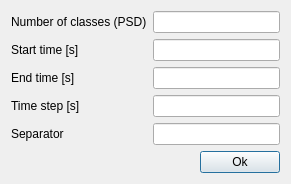
<?xml version="1.0" encoding="UTF-8"?>
<ui version="4.0">
 <class>exportOptionsTab</class>
 <widget class="QDialog" name="exportOptionsTab">
  <property name="geometry">
   <rect>
    <x>0</x>
    <y>0</y>
    <width>291</width>
    <height>180</height>
   </rect>
  </property>
  <property name="windowTitle">
   <string>Export options</string>
  </property>
  <property name="windowIcon">
   <iconset resource="../../MusenGUI/MusenGUI/musengui.qrc">
    <normaloff>:/MusenGUI/Resources/MUSEN_Ico.png</normaloff>:/MusenGUI/Resources/MUSEN_Ico.png</iconset>
  </property>
  <layout class="QVBoxLayout" name="verticalLayout">
   <item>
    <layout class="QGridLayout" name="mainLayout">
     <item row="1" column="0">
      <widget class="QLabel" name="label">
       <property name="text">
        <string>Start time [s]</string>
       </property>
      </widget>
     </item>
     <item row="3" column="0">
      <widget class="QLabel" name="label_3">
       <property name="text">
        <string>Time step [s]</string>
       </property>
      </widget>
     </item>
     <item row="4" column="0">
      <widget class="QLabel" name="label_4">
       <property name="text">
        <string>Separator</string>
       </property>
      </widget>
     </item>
     <item row="3" column="1">
      <widget class="QLineEdit" name="timeStep">
       <property name="toolTip">
        <string>Exporting time step</string>
       </property>
      </widget>
     </item>
     <item row="1" column="1">
      <widget class="QLineEdit" name="startTime">
       <property name="toolTip">
        <string>Start time point for data export</string>
       </property>
      </widget>
     </item>
     <item row="2" column="0">
      <widget class="QLabel" name="label_2">
       <property name="text">
        <string>End time [s]</string>
       </property>
      </widget>
     </item>
     <item row="4" column="1">
      <widget class="QLineEdit" name="separator">
       <property name="toolTip">
        <string>Separator which will be used in ouput text file</string>
       </property>
      </widget>
     </item>
     <item row="0" column="1">
      <widget class="QLineEdit" name="numberOfPSDClasses">
       <property name="toolTip">
        <string>Number of classes for export of PSD</string>
       </property>
      </widget>
     </item>
     <item row="2" column="1">
      <widget class="QLineEdit" name="endTime">
       <property name="toolTip">
        <string>End time point for data export</string>
       </property>
      </widget>
     </item>
     <item row="0" column="0">
      <layout class="QHBoxLayout" name="horizontalLayout">
       <item>
        <widget class="QLabel" name="label_5">
         <property name="text">
          <string>Number of classes (PSD)</string>
         </property>
        </widget>
       </item>
      </layout>
     </item>
     <item row="5" column="1">
      <layout class="QHBoxLayout" name="horizontalLayout_2">
       <item>
        <spacer name="horizontalSpacer">
         <property name="orientation">
          <enum>Qt::Horizontal</enum>
         </property>
         <property name="sizeHint" stdset="0">
          <size>
           <width>40</width>
           <height>20</height>
          </size>
         </property>
        </spacer>
       </item>
       <item>
        <widget class="QPushButton" name="okButton">
         <property name="text">
          <string>Ok</string>
         </property>
        </widget>
       </item>
      </layout>
     </item>
    </layout>
   </item>
  </layout>
 </widget>
 <resources>
  <include location="../../MusenGUI/MusenGUI/musengui.qrc"/>
 </resources>
 <connections>
  <connection>
   <sender>okButton</sender>
   <signal>clicked()</signal>
   <receiver>exportOptionsTab</receiver>
   <slot>close()</slot>
   <hints>
    <hint type="sourcelabel">
     <x>231</x>
     <y>148</y>
    </hint>
    <hint type="destinationlabel">
     <x>291</x>
     <y>130</y>
    </hint>
   </hints>
  </connection>
 </connections>
</ui>
